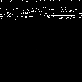

Recreate this plot in Python.
import sys
import ctypes
import pygame
import math

pygame.init()

# Detail level. Map will be (N ^ 2 + 1) x (N ^ 2 + 1).
N = 8

def get_func():
    # Load the dll file containing the function
    nDLL = ctypes.CDLL("mid_dis_dll.dll")

    # Load the function and let python know what the datatypes are.
    func = nDLL['new_map']
    func.restype = ctypes.POINTER(ctypes.c_double * int((2 ** N + 1) ** 2))
    func.argtype = ctypes.c_int

    return func

def draw_map():
    """The main function. Calls the function and creates an image
    based on the data.
    """

    func = get_func()
    array = func(N)

    width = int(math.sqrt(len(array[0])))
    print(width)
    
    # This outer surface will just be a red border used for debugging (making
    # it easier to see in the window's image viewer).
    outer_surf = pygame.Surface((width + 2, width + 2))
    outer_surf.fill((255, 0, 0))

    # The surf on which to draw the actual data.
    surf = pygame.Surface((width, width))

    # Almost sure all the below python is working as intended.
    print("locking")
    surf.lock()
    print("going into the loop")
    for y in xrange(width):
        for x in xrange(width):

            clr = int(array[0][y * width + x] * 256)

            clr = max(min(clr, 255), 0) # Limit 0 <= clr <= 255 for pygame

            # Add in some colors to make it look more like a gameworld
            if clr < 65:
                base_color = (65, 105, 225)
                color = lerp_color(gamma_color(base_color, 0.3),
                                   gamma_color(base_color, 0.7),
                                   clr / 256.)
            elif clr < 100:
                base_color = (46, 139, 87)
                color = lerp_color(gamma_color(base_color, 0.3),
                                   gamma_color(base_color, 0.7),
                                   clr / 256.)
            elif clr < 150:
                base_color = (131, 139, 131)
                color = lerp_color(gamma_color(base_color, 0.3),
                                   gamma_color(base_color, 0.7),
                                   clr / 256.)
            else:
                color = (clr, clr, clr)

            surf.set_at((x, y), color)

    print("done with the loop")
    surf.unlock()
    print("unlocked")

    outer_surf.blit(surf, (1, 1))

    # switch these comments if just saving the file
    #pygame.image.save(outer_surf, "mid_dis.png")
    return surf

def run():
    """ This just creates a window that shows the rendered
    image. You can press SPACE to get a new map.
    """

    width = int(2 ** N + 1)
    screen_size = (width, width)
    screen = pygame.display.set_mode(screen_size)

    surf = draw_map()
    screen.blit(surf, (0, 0))

    done = False
    while not done:
        for event in pygame.event.get():
            if event.type == pygame.QUIT:
                # One can quit the program by clicking the X in the corner
                done = True
                break

            if event.type == pygame.KEYDOWN:
                if event.key == pygame.K_ESCAPE:
                    # One can quit by hitting the escape button also
                    done = True
                    break

                if event.key == pygame.K_SPACE:
                    # Pressing space creates a new map
                    surf = draw_map()
                    screen.blit(surf, (0, 0))

        pygame.display.flip()

    pygame.quit()

# -- HELPER METHODS --

def lerp(a, b, t):
    return (1 - t) * a + t * b

def lerp_color(clr1, clr2, t):
    return (lerp(clr1[0], clr2[0], t),
            lerp(clr1[1], clr2[1], t),
            lerp(clr1[2], clr2[2], t))

def gamma_color(clr1, t):
    if t < 0.5:
        return lerp_color((0, 0, 0), clr1, t * 2)
    else:
        return lerp_color(clr1, (255, 255, 255), (t - 0.5) * 2)

def trace(frame, event, arg):
    """Used to track the program during a segmentation fault (since you
    can't write an exception for it).
    """

    #print "%s, %s:%d" % (event, frame.f_code.co_filename, frame.f_lineno)
    print("%d" % frame.f_lineno),
    return trace

if __name__ == "__main__":
    #sys.settrace(trace) # Uncomment for debugging purposes.
    #draw_map() # Switch comments if just saving the image.
    run()
